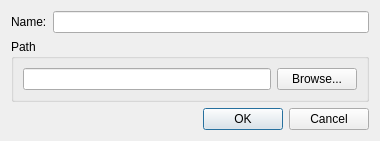
<?xml version="1.0" encoding="UTF-8"?>
<ui version="4.0">
 <class>NewFileDialog</class>
 <widget class="QDialog" name="NewFileDialog">
  <property name="geometry">
   <rect>
    <x>0</x>
    <y>0</y>
    <width>380</width>
    <height>130</height>
   </rect>
  </property>
  <property name="windowTitle">
   <string>Dialog</string>
  </property>
  <layout class="QGridLayout" name="gridLayout">
   <item row="0" column="0">
    <widget class="QLabel" name="label">
     <property name="text">
      <string>Name:</string>
     </property>
    </widget>
   </item>
   <item row="0" column="1">
    <widget class="QLineEdit" name="name">
     <property name="inputMethodHints">
      <set>Qt::ImhNone</set>
     </property>
     <property name="text">
      <string/>
     </property>
    </widget>
   </item>
   <item row="1" column="0" colspan="2">
    <widget class="QGroupBox" name="pathGroup">
     <property name="title">
      <string>Path</string>
     </property>
     <layout class="QHBoxLayout" name="horizontalLayout_2">
      <item>
       <widget class="QLineEdit" name="path">
        <property name="readOnly">
         <bool>true</bool>
        </property>
       </widget>
      </item>
      <item>
       <widget class="QPushButton" name="pathBrowse">
        <property name="text">
         <string>Browse...</string>
        </property>
        <property name="icon">
         <iconset resource="../../../common/resource.qrc">
          <normaloff>:/resources/document-open.png</normaloff>:/resources/document-open.png</iconset>
        </property>
       </widget>
      </item>
     </layout>
    </widget>
   </item>
   <item row="2" column="0" colspan="2">
    <widget class="QDialogButtonBox" name="buttonBox">
     <property name="orientation">
      <enum>Qt::Horizontal</enum>
     </property>
     <property name="standardButtons">
      <set>QDialogButtonBox::Cancel|QDialogButtonBox::Ok</set>
     </property>
    </widget>
   </item>
  </layout>
 </widget>
 <resources>
  <include location="../../../common/resource.qrc"/>
 </resources>
 <connections>
  <connection>
   <sender>buttonBox</sender>
   <signal>accepted()</signal>
   <receiver>NewFileDialog</receiver>
   <slot>accept()</slot>
   <hints>
    <hint type="sourcelabel">
     <x>248</x>
     <y>254</y>
    </hint>
    <hint type="destinationlabel">
     <x>157</x>
     <y>274</y>
    </hint>
   </hints>
  </connection>
  <connection>
   <sender>buttonBox</sender>
   <signal>rejected()</signal>
   <receiver>NewFileDialog</receiver>
   <slot>reject()</slot>
   <hints>
    <hint type="sourcelabel">
     <x>316</x>
     <y>260</y>
    </hint>
    <hint type="destinationlabel">
     <x>286</x>
     <y>274</y>
    </hint>
   </hints>
  </connection>
 </connections>
</ui>
